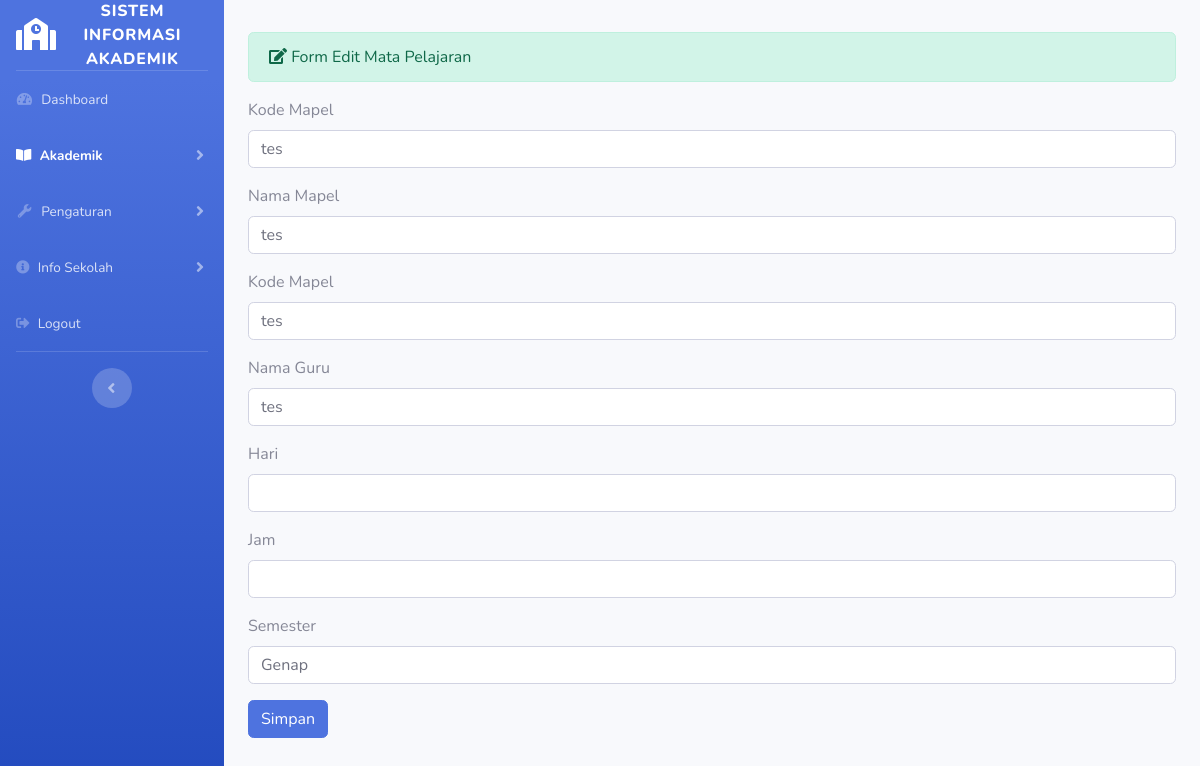
/admin/pelajaran/update/3, run on an earlier commit of the app's database.
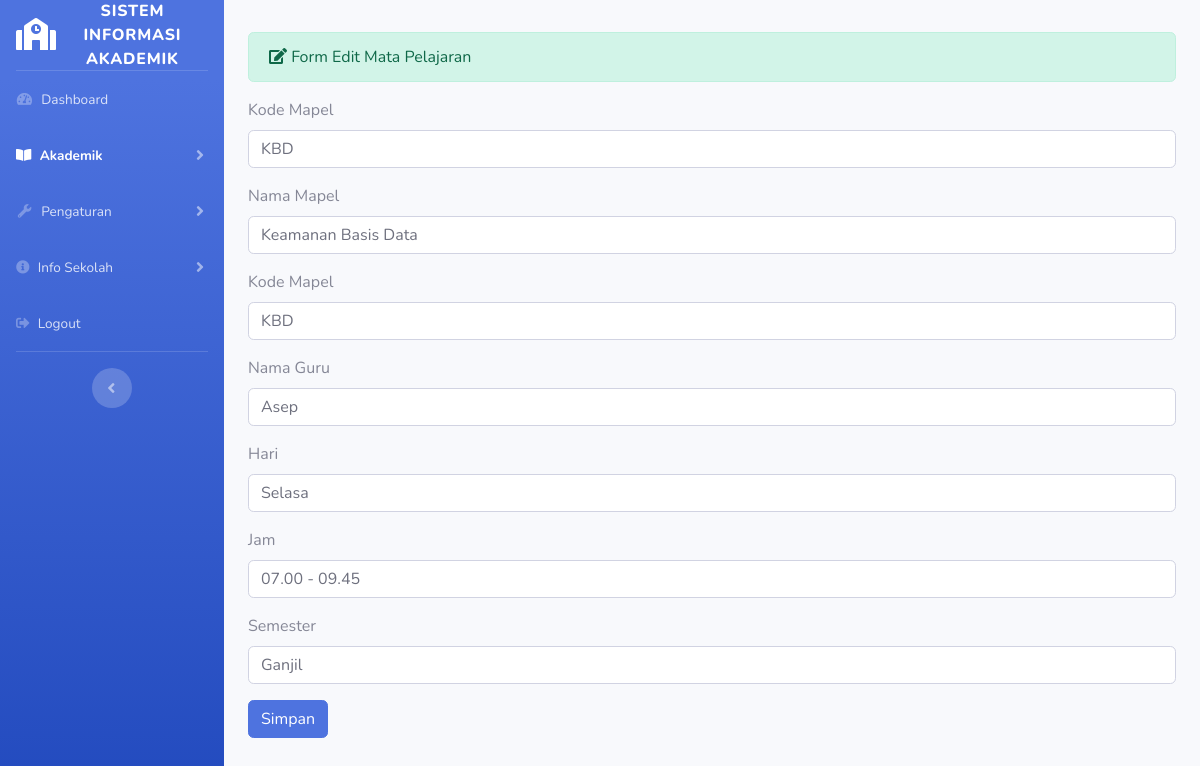
And on a later commit of the database.
### tables this page shows
CREATE TABLE `pelajaran` (
  `id_mapel` int(3) NOT NULL,
  `kode_mapel` varchar(5) NOT NULL,
  `nama_mapel` varchar(25) NOT NULL,
  `nama_jurusan` varchar(25) NOT NULL,
  `nama_guru` varchar(255) NOT NULL,
  `hari` varchar(20) NOT NULL,
  `jam` varchar(20) NOT NULL,
  `semester` varchar(11) NOT NULL
);

### application/controllers/admin/pelajaran.php (called while the page is built, shortened)
<?php
class Pelajaran extends CI_Controller
{
    public function __construct()
    {
        $this->load->database();
        $this->load->model('pelajaran_model');
    }
    public function update($id)
    {
        $where = array('id_mapel' => $id);
        $data['pelajaran'] = $this->pelajaran_model->edit_data($where, 'pelajaran')->result();
        $this->load->view('templates_admin/header_dashboard');
        $this->load->view('templates_admin/sidebar2');
        $this->load->view('admin/pelajaran_update', $data);
        $this->load->view('templates_admin/footer');
    }
}

### index.php (called while the page is built, shortened)
<?php
require_once BASEPATH.'core/CodeIgniter.php';

### application/models/pelajaran_model.php (called while the page is built, shortened)
<?php
class Pelajaran_model extends CI_Model
{
    public function edit_data($where, $table)
    {
        return $this->db->get_where($table, $where);
    }
}

### application/views/admin/pelajaran_update.php (the view, shortened to what this page needs)
<div class="container-fluid">
    <div class="alert alert-success" role="alert">
        <i class="fa fa-edit"></i> Form Edit Mata Pelajaran
    </div>
    <?php foreach ($pelajaran as $plj) : ?>
        <form method="post" action="<?php echo base_url('admin/pelajaran/update_aksi') ?>">
            <div class="form-group">
                <label>Kode Mapel</label>
                <input type="text" name="kode_mapel" class="form-control" value="<?php echo $plj->kode_mapel ?>">
            </div>
            <div class="form-group">
                <label>Nama Mapel</label>
                <input type="text" name="nama_mapel" class="form-control" value="<?php echo $plj->nama_mapel ?>">
            </div>
            <div class="form-group">
                <label>Kode Mapel</label>
                <input type="text" name="kode_mapel" class="form-control" value="<?php echo $plj->kode_mapel ?>">
            </div>
            <div class="form-group">
                <label>Nama Guru</label>
                <input type="text" name="nama_guru" class="form-control" value="<?php echo $plj->nama_guru ?>">
            </div>
            <div class="form-group">
                <label>Hari</label>
                <input type="text" name="hari" class="form-control" value="<?php echo $plj->hari ?>">
            </div>
            <div class="form-group">
                <label>Jam</label>
                <input type="text" name="jam" class="form-control" value="<?php echo $plj->jam ?>">
            </div>
            <div class="form-group">
                <label>Semester</label>
                <input type="text" name="semester" class="form-control" value="<?php echo $plj->semester ?>">
            </div>
            <button type="submit" class="btn btn-primary">Simpan
            </button>
        </form>
    <?php endforeach; ?>
</div>

What changed in the data, as far as the page shows it:
changed pelajaran: kode_mapel "tes" → "KBD"; nama_mapel "tes" → "Keamanan Basis Data"; nama_guru "tes" → "Asep"; hari (not shown) → "Selasa"; jam (not shown) → "07.00 - 09.45"; semester "Genap" → "Ganjil"
